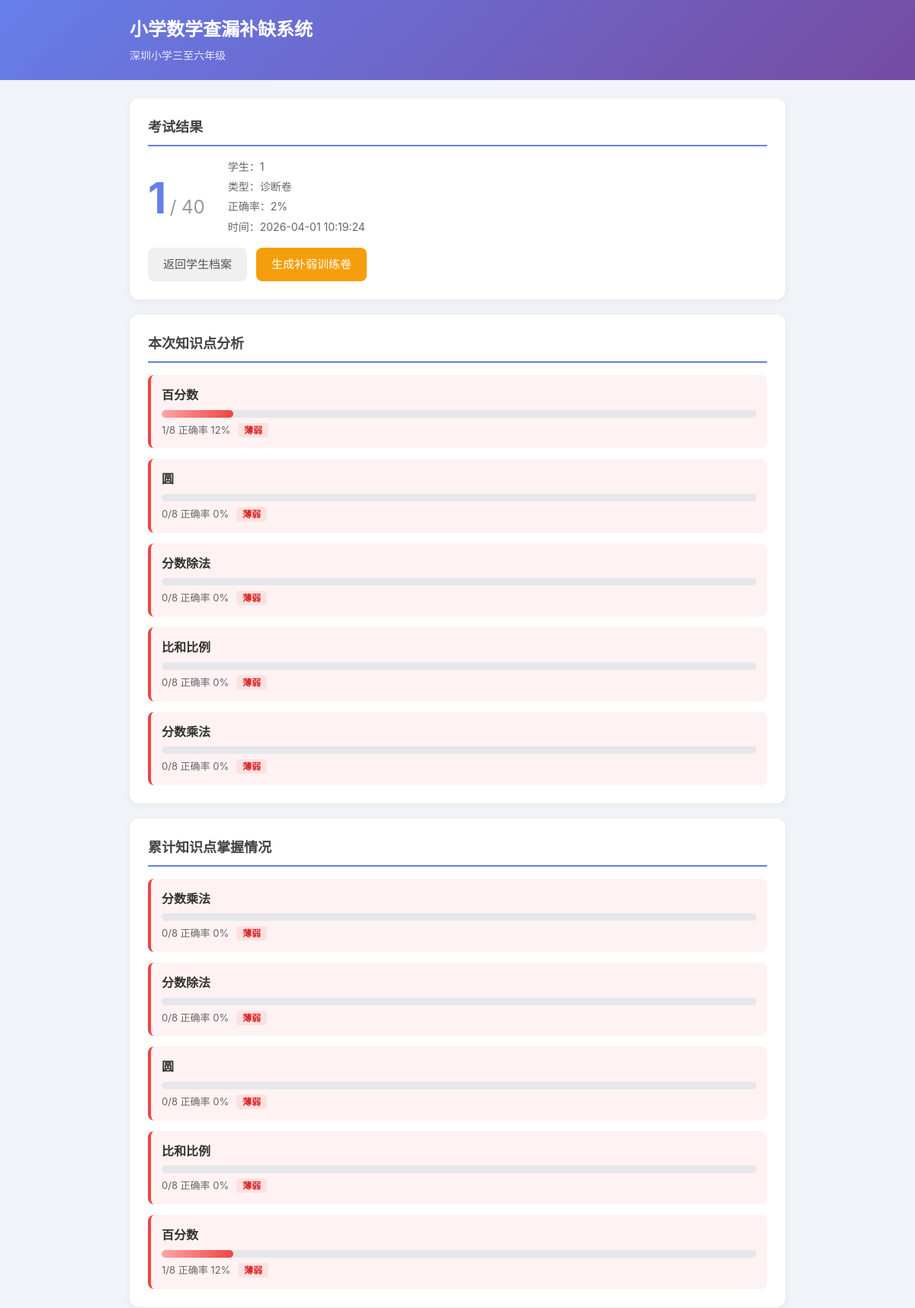
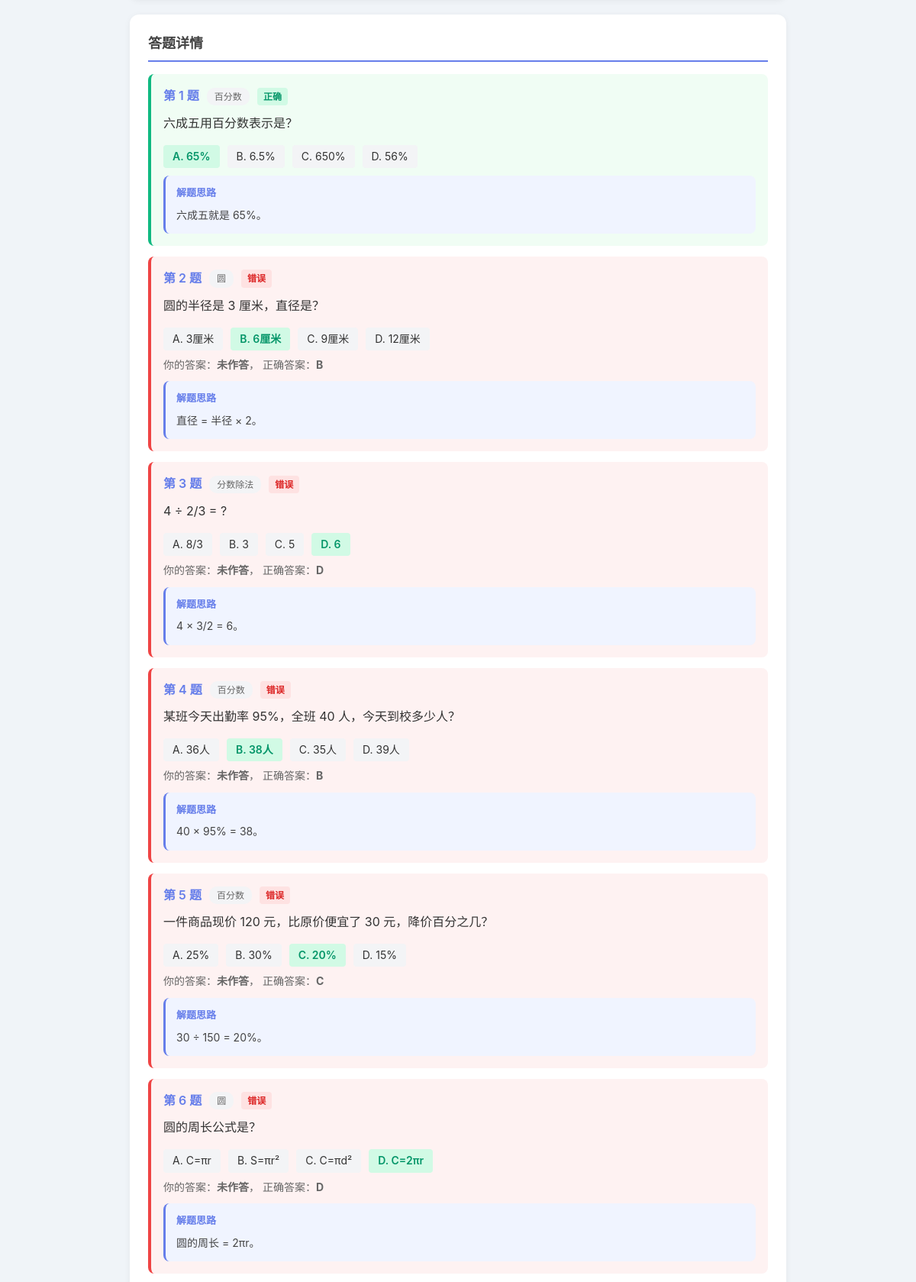
/exam/result/4 (upper part), run on the app's committed database (2 pictures, top to bottom).
### tables this page shows
CREATE TABLE exams (
            id INTEGER PRIMARY KEY AUTOINCREMENT,
            student_id INTEGER NOT NULL,
            exam_type TEXT NOT NULL,
            score INTEGER NOT NULL DEFAULT 0,
            total INTEGER NOT NULL DEFAULT 0,
            created_at TEXT NOT NULL, question_ids TEXT NOT NULL DEFAULT '[]', submitted_at TEXT,
            FOREIGN KEY (student_id) REFERENCES students(id)
        );

CREATE TABLE students (
            id INTEGER PRIMARY KEY AUTOINCREMENT,
            name TEXT NOT NULL,
            class_name TEXT NOT NULL,
            created_at TEXT NOT NULL
        , grade TEXT NOT NULL DEFAULT '四年级下学期');

CREATE TABLE answers (
            id INTEGER PRIMARY KEY AUTOINCREMENT,
            exam_id INTEGER NOT NULL,
            question_id INTEGER NOT NULL,
            student_answer TEXT,
            is_correct INTEGER NOT NULL DEFAULT 0,
            knowledge_point TEXT NOT NULL, question_text TEXT NOT NULL DEFAULT '', options_json TEXT NOT NULL DEFAULT '[]', correct_answer TEXT NOT NULL DEFAULT '', explanation TEXT NOT NULL DEFAULT '',
            FOREIGN KEY (exam_id) REFERENCES exams(id)
        );

### app.py (the view, shortened to what this page needs)
@app.route("/exam/result/<int:exam_id>")
def exam_result(exam_id):
    exam = models.get_exam(exam_id)
    if not exam:
        return redirect(url_for("index"))
    student = models.get_student(exam["student_id"])
    answers = models.get_exam_answers(exam_id)
    for a in answers:
        if a.get("question_text"):
            a["question"] = a["question_text"]
            a["correct_answer"] = a.get("correct_answer", "")
            a["explanation"] = a.get("explanation", "")
            continue
    kp_summary = {}
    for a in answers:
        kp = a["knowledge_point"]
        if kp not in kp_summary:
            kp_summary[kp] = {"total": 0, "correct": 0}
        kp_summary[kp]["total"] += 1
        kp_summary[kp]["correct"] += a["is_correct"]
    for kp in kp_summary:
        t = kp_summary[kp]["total"]
        c = kp_summary[kp]["correct"]
        kp_summary[kp]["rate"] = round(c / t * 100) if t > 0 else 0
        kp_summary[kp]["weak"] = kp_summary[kp]["rate"] < 60
    all_kp_stats = models.get_student_kp_stats(exam["student_id"])
    return render_template(
        "result.html",
        student=student,
        exam=exam,
        answers=answers,
        kp_summary=kp_summary,
        all_kp_stats=all_kp_stats,
    )

### models.py (called while the page is built)
def get_db():
    conn = sqlite3.connect(DB_PATH)
    conn.row_factory = sqlite3.Row
    return conn

def get_student(sid):
    conn = get_db()
    row = conn.execute("SELECT * FROM students WHERE id = ?", (sid,)).fetchone()
    conn.close()
    return dict(row) if row else None

def get_exam(exam_id):
    conn = get_db()
    row = conn.execute("SELECT * FROM exams WHERE id = ?", (exam_id,)).fetchone()
    conn.close()
    exam = dict(row) if row else None
    if exam:
        exam["question_ids"] = parse_question_ids(exam.get("question_ids"))
    return exam

def get_exam_answers(exam_id):
    conn = get_db()
    rows = conn.execute(
        "SELECT * FROM answers WHERE exam_id = ? ORDER BY id", (exam_id,)
    ).fetchall()
    conn.close()
    answers = [dict(r) for r in rows]
    for answer in answers:
        answer["options"] = parse_question_ids(answer.get("options_json"))
    return answers

def get_student_kp_stats(student_id):
    conn = get_db()
    rows = conn.execute(
        """SELECT a.knowledge_point,
                  COUNT(*) as total,
                  SUM(a.is_correct) as correct
           FROM answers a
           JOIN exams e ON a.exam_id = e.id
           WHERE e.student_id = ?
           GROUP BY a.knowledge_point""",
        (student_id,),
    ).fetchall()
    conn.close()
    stats = []
    for r in rows:
        total = r["total"]
        correct = r["correct"]
        rate = round(correct / total * 100) if total > 0 else 0
        stats.append({
            "kp": r["knowledge_point"],
            "total": total,
            "correct": correct,
            "rate": rate,
            "weak": rate < 60,
        })
    return stats

def parse_question_ids(raw_value):
    if not raw_value:
        return []
    try:
        value = json.loads(raw_value)
    except (TypeError, json.JSONDecodeError):
        return []
    return value if isinstance(value, list) else []

### templates/result.html (shortened to what this page needs)
{% extends "base.html" %}
{% block content %}
<section class="card">
    <h2>考试结果</h2>
    <div class="result-summary">
        <div class="result-score">
            <span class="score-big">{{ exam.score }}</span>
            <span class="score-total">/ {{ exam.total }}</span>
        </div>
        <div class="result-info">
            <p>学生：{{ student.name }}</p>
            <p>类型：{% if exam.exam_type == 'diagnostic' %}诊断卷{% else %}补弱训练卷{% endif %}</p>
            <p>正确率：{{ (exam.score / exam.total * 100)|round|int if exam.total > 0 else 0 }}%</p>
            <p>时间：{{ exam.created_at }}</p>
        </div>
    </div>
    <div class="actions">
        <a href="/student/{{ student.id }}" class="btn">返回学生档案</a>
        <a href="/exam/training/{{ student.id }}" class="btn btn-warning">生成补弱训练卷</a>
    </div>
</section>
<section class="card">
    <h2>本次知识点分析</h2>
    <div class="kp-grid">
        {% for kp, data in kp_summary.items() %}
        <div class="kp-item {% if data.weak %}kp-weak{% else %}kp-ok{% endif %}">
            <div class="kp-name">{{ kp }}</div>
            <div class="progress-bar">
                <div class="progress-fill {% if data.weak %}fill-weak{% else %}fill-ok{% endif %}" style="width: {{ data.rate }}%"></div>
            </div>
            <div class="kp-detail">
                {{ data.correct }}/{{ data.total }} 正确率 {{ data.rate }}%
                {% if data.weak %}<span class="tag-weak">薄弱</span>{% endif %}
            </div>
        </div>
        {% endfor %}
    </div>
</section>
{% if all_kp_stats %}
<section class="card">
    <h2>累计知识点掌握情况</h2>
    <div class="kp-grid">
        {% for s in all_kp_stats %}
        <div class="kp-item {% if s.weak %}kp-weak{% else %}kp-ok{% endif %}">
            <div class="kp-name">{{ s.kp }}</div>
            <div class="progress-bar">
                <div class="progress-fill {% if s.weak %}fill-weak{% else %}fill-ok{% endif %}" style="width: {{ s.rate }}%"></div>
            </div>
            <div class="kp-detail">{{ s.correct }}/{{ s.total }} 正确率 {{ s.rate }}%
                {% if s.weak %}<span class="tag-weak">薄弱</span>{% endif %}
            </div>
        </div>
        {% endfor %}
    </div>
</section>
{% endif %}
<section class="card">
    <h2>答题详情</h2>
    {% for a in answers %}
    <div class="answer-item {% if a.is_correct %}answer-correct{% else %}answer-wrong{% endif %}">
        <div class="answer-header">
            <span class="question-num">第 {{ loop.index }} 题</span>
            <span class="question-kp">{{ a.knowledge_point }}</span>
            {% if a.is_correct %}
            <span class="tag-correct">正确</span>
            {% else %}
            <span class="tag-wrong">错误</span>
            {% endif %}
        </div>
        <p class="question-text">{{ a.question }}</p>
        <div class="answer-detail">
            {% set labels = ['A', 'B', 'C', 'D'] %}
            {% for opt in a.options %}
            <span class="opt-review
                {% if labels[loop.index0] == a.correct_answer %}opt-correct{% endif %}
            ">
                {{ labels[loop.index0] }}. {{ opt }}
            </span>
            {% endfor %}
        </div>
        {% if not a.is_correct %}
        <p class="answer-explain">
            你的答案：<strong>{{ a.student_answer if a.student_answer else '未作答' }}</strong>，
            正确答案：<strong>{{ a.correct_answer }}</strong>
        </p>
        {% endif %}
        {% if a.explanation %}
        <div class="answer-solution">
            <div class="solution-title">解题思路</div>
            <p class="solution-text">{{ a.explanation }}</p>
        </div>
        {% endif %}
    </div>
    {% endfor %}
</section>
{% endblock %}

### static/style.css (style rules this page uses)
* { margin: 0; padding: 0; box-sizing: border-box; }
body { font-family: -apple-system, BlinkMacSystemFont, "Segoe UI", "PingFang SC", "Microsoft YaHei", sans-serif; background: #f0f4f8; color: #333; line-height: 1.6; }
.card { background: white; border-radius: 12px; padding: 24px; margin-bottom: 20px; box-shadow: 0 2px 8px rgba(0,0,0,0.06); }
.card h2 { font-size: 18px; margin-bottom: 16px; color: #444; border-bottom: 2px solid #667eea; padding-bottom: 8px; }
.btn { display: inline-block; padding: 10px 20px; border: none; border-radius: 8px; font-size: 15px; cursor: pointer; text-decoration: none; color: #555; background: #f0f0f0; transition: all 0.2s; }
.btn-warning { background: #f59e0b; color: white; }
.actions { display: flex; gap: 12px; flex-wrap: wrap; margin-top: 12px; }
.tag-weak { background: #fee2e2; color: #dc2626; padding: 2px 8px; border-radius: 4px; font-size: 12px; font-weight: 600; margin-left: 6px; }
.tag-correct { background: #d1fae5; color: #059669; padding: 2px 8px; border-radius: 4px; font-size: 12px; font-weight: 600; }
.tag-wrong { background: #fee2e2; color: #dc2626; padding: 2px 8px; border-radius: 4px; font-size: 12px; font-weight: 600; }
.kp-grid { display: grid; gap: 14px; }
.kp-item { padding: 14px; border-radius: 8px; border-left: 4px solid #ddd; }
.kp-weak { border-left-color: #ef4444; background: #fef2f2; }
.kp-name { font-weight: 600; margin-bottom: 6px; }
.kp-detail { font-size: 13px; color: #666; margin-top: 6px; }
.progress-bar { height: 10px; background: #e5e7eb; border-radius: 5px; overflow: hidden; }
.progress-fill { height: 100%; border-radius: 5px; transition: width 0.5s ease; }
.fill-weak { background: linear-gradient(90deg, #fca5a5, #ef4444); }
.question-num { font-weight: 600; color: #667eea; }
.question-kp { font-size: 12px; background: #f3f4f6; color: #666; padding: 2px 10px; border-radius: 10px; }
.question-text { font-size: 16px; margin-bottom: 14px; line-height: 1.8; }
.result-summary { display: flex; align-items: center; gap: 30px; flex-wrap: wrap; }
.result-score { text-align: center; }
.score-big { font-size: 56px; font-weight: 700; color: #667eea; }
.score-total { font-size: 24px; color: #999; }
.result-info p { font-size: 14px; color: #666; margin-bottom: 4px; }
.answer-item { padding: 16px; border-radius: 8px; margin-bottom: 14px; border-left: 4px solid #ddd; }
.answer-correct { border-left-color: #10b981; background: #f0fdf4; }
.answer-wrong { border-left-color: #ef4444; background: #fef2f2; }
.answer-header { display: flex; align-items: center; gap: 10px; margin-bottom: 8px; flex-wrap: wrap; }
.answer-detail { display: flex; flex-wrap: wrap; gap: 10px; margin-top: 8px; }
.opt-review { padding: 4px 12px; border-radius: 4px; font-size: 14px; background: #f3f4f6; }
.opt-correct { background: #d1fae5; color: #059669; font-weight: 600; }
.answer-explain { margin-top: 8px; font-size: 14px; color: #666; }
.answer-solution { margin-top: 10px; padding: 12px 14px; background: #f0f4ff; border-radius: 8px; border-left: 3px solid #667eea; }
.solution-title { font-size: 13px; font-weight: 600; color: #667eea; margin-bottom: 6px; }
.solution-text { font-size: 14px; color: #444; line-height: 1.8; }

### data on the page
exams: score "1", total "40", total+score "2", created_at "2026-04-01 10:19:24"
students: name "1"
answers: knowledge_point "百分数", correct "1", total "8", rate "12", shows "正确", question "六成五用百分数表示是？", labels "A" "B" "C" "D", options "65%" "6.5%" "650%" "56%", explanation "六成五就是 65%。"
answers: knowledge_point "分数除法", correct "0", total "8", rate "0", shows "错误", question "4 ÷ 2/3 = ?", labels "A" "B" "C" "D", options "8/3" "3" "5" "6", student_answer "未作答", correct_answer "D", explanation "4 × 3/2 = 6。"
answers: knowledge_point "比和比例", correct "0", total "8", rate "0"
answers: knowledge_point "分数乘法", correct "0", total "8", rate "0"
answers: knowledge_point "圆", is_correct "错误", question "圆的半径是 3 厘米，直径是？", labels "A" "B" "C" "D", options "3厘米" "6厘米" "9厘米" "12厘米", student_answer "未作答", correct_answer "B", explanation "直径 = 半径 × 2。"
answers: knowledge_point "百分数", is_correct "错误", question "某班今天出勤率 95%，全班 40 人，今天到校多少人？", labels "A" "B" "C" "D", options "36人" "38人" "35人" "39人", student_answer "未作答", correct_answer "B", explanation "40 × 95% = 38。"
answers: knowledge_point "百分数", is_correct "错误", question "一件商品现价 120 元，比原价便宜了 30 元，降价百分之几？", labels "A" "B" "C" "D", options "25%" "30%" "20%" "15%", student_answer "未作答", correct_answer "C", explanation "30 ÷ 150 = 20%。"
answers: knowledge_point "圆", is_correct "错误", question "圆的周长公式是？", labels "A" "B" "C" "D", options "C=πr" "S=πr²" "C=πd²" "C=2πr", student_answer "未作答", correct_answer "D", explanation "圆的周长 = 2πr。"

### other printed values
{{ kp }} "圆"
{{ data.correct }} "0"
{{ data.total }} "8"
{{ data.rate }} "0"
{{ s.kp }} "分数乘法" "分数除法" "圆" "比和比例" "百分数"
{{ s.correct }} "0" "0" "0" "0" "1"
{{ s.total }} "8" "8" "8" "8" "8"
{{ s.rate }} "0" "0" "0" "0" "12"
